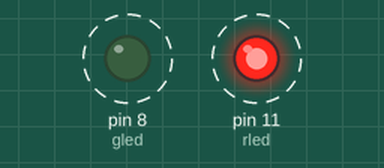
This sketch was run on a simulated Arduino Uno, built with avr-gcc and run on an emulated ATmega328P. Shown: output pins drawn as LEDs (lit = HIGH). Dashed ring = blinking.

Above: at 0.5 s.
Timing chart, 0 to 4.6 s (numbered marks = the images above):
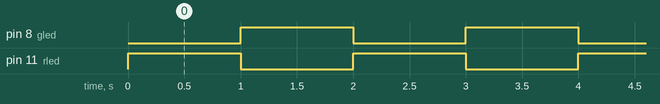

Measured:
- by itself, pin 8 (gled), pin 11 (rled): alternates HIGH for 1.0 s and LOW for 1.0 s

The sketch:

TwoLEDBlink.ino
```cpp
//Program to blink two LEDs
//Red LED connected to Pin 11
//Green LED connected to Pin 8
int rled = 11;
int gled = 8;
void setup() {
  // put your setup code here, to run once:
  //Initialize pin 8 and 11 as output
  pinMode(gled, OUTPUT);
  pinMode(rled, OUTPUT);
}

void loop() {
  // put your main code here, to run repeatedly:
  //Turn ON LED at Pin 11
  //Turn OFF LED at Pin 8
  digitalWrite(rled, HIGH);
  digitalWrite(gled, LOW);
  //delay of 1 second
  delay(1000);
  //Turn OFF LED at Pin 11
  //Turn ON LED at Pin 8
  digitalWrite(rled, LOW);
  digitalWrite(gled, HIGH);
  //delay of 1 second
  delay(1000);
}
```
